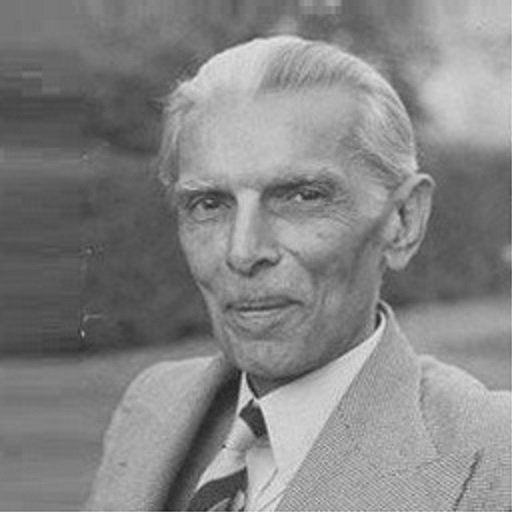
%> input picture DIP/Assignment 3/1.jfif, 512 x 512 px
$ octave Histogram_matching.m   (GNU Octave 9; MATLAB toolbox functions it lacks are replaced by stand-ins)
%> lines starting %> are read from the running program, lines starting %| are printed output that depends on the picture
clc
clear all
close all

a=imread('1.jfif');
%> a is the input picture: size 512x512x3 uint8; min 28, max 228, mean 132.6
b=rgb2gray(a);

subplot(2,2,1);
imshow(b);
title('Image 1');

im2 = imread('2.jpg');
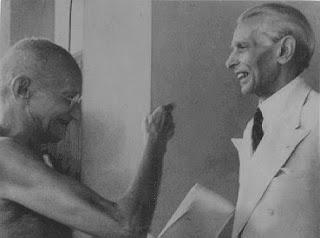
%> input picture DIP/Assignment 3/2.jpg, 320 x 238 px
%> im2 is the input picture: size 238x320 uint8; min 30, max 230, mean 114.8
subplot(2,2,2);
imshow(im2);
title('Image 2');

im1=histeq(b);
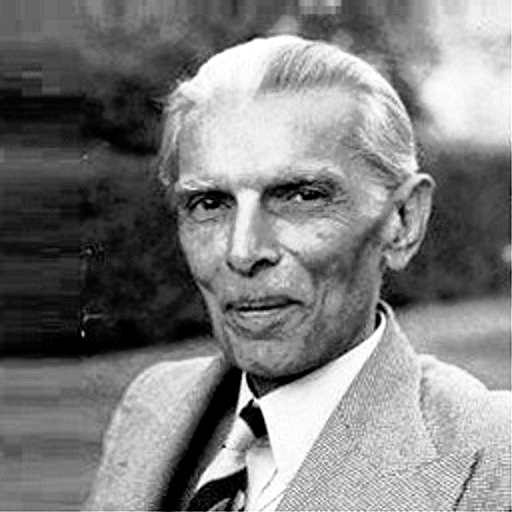
%> im1: size 512x512 uint8; min 0, max 255, mean 126.5
subplot(2,2,3);
imhist(im1);
title('Histogram equalization of Image 1');

M = zeros(256,1,'uint8'); %// Store mapping - Cast to uint8 to respect data type
hist1 = imhist(im1); %// Compute histograms
%> hist1 = 256 values, max 6539 at index 25, min 0 at index 2, mean 1024
hist2 = imhist(im2);
%> hist2 = 256 values, max 1980 at index 155, min 0 at index 1, mean 297.5
cdf1 = cumsum(hist1) / numel(im1); %// Compute CDFs
%> cdf1 = 256 values from 0.0223 to 1
cdf2 = cumsum(hist2) / numel(im2);
%> cdf2 = 256 values from 0 to 1

%// Compute the mapping
for idx = 1 : 256
    [~,ind] = min(abs(cdf1(idx) - cdf2));
    M(idx) = ind-1;
end
%> this loop made 256 passes
%> ind on passes 1 to 3: 51, 51, 51
%> after the loop, M = 256 values from 50 to 230

%// Now apply the mapping to get first image to make
%// the image look like the distribution of the second image
out = M(double(im2)+1);
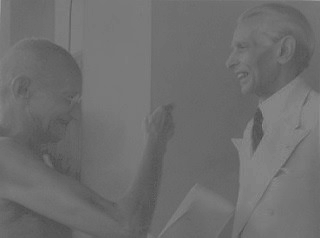
%> out: size 238x320 uint8; min 74, max 155, mean 109.8
subplot(2,2,4);
imshow(out);
title('Image 2 after histogram matching');
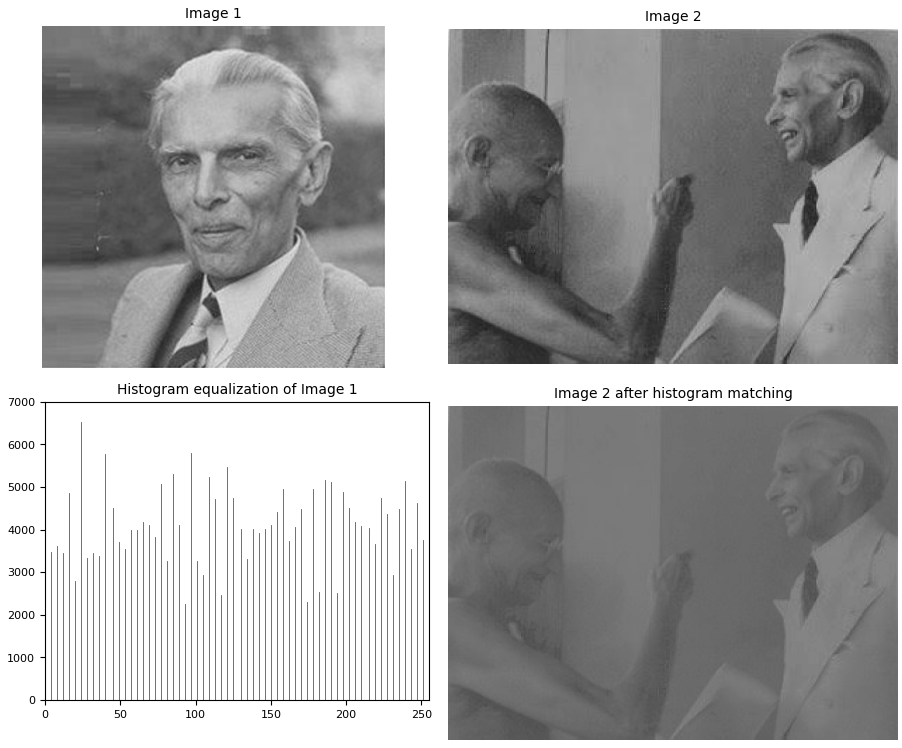
%> figure redrawn from the program's plot data, 4 panels
